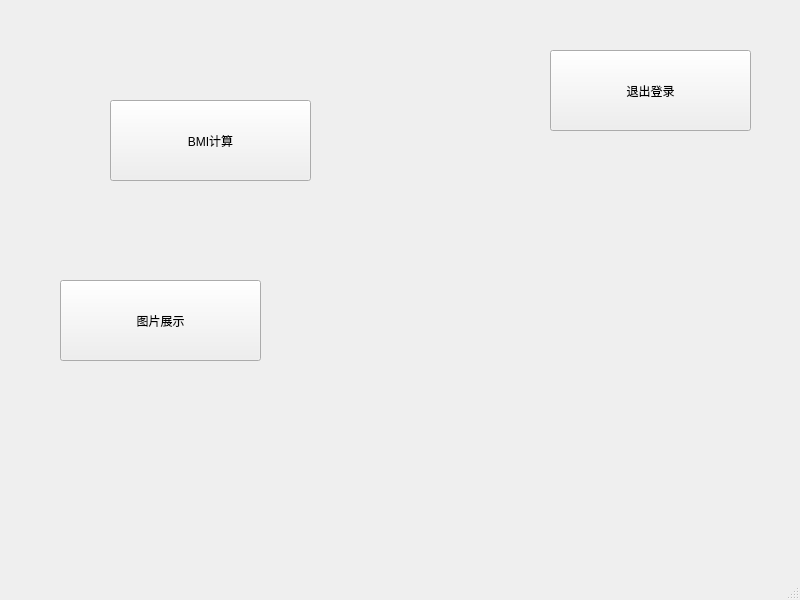
<?xml version="1.0" encoding="UTF-8"?>
<ui version="4.0">
 <class>IndexWindow</class>
 <widget class="QMainWindow" name="IndexWindow">
  <property name="geometry">
   <rect>
    <x>0</x>
    <y>0</y>
    <width>800</width>
    <height>600</height>
   </rect>
  </property>
  <property name="windowTitle">
   <string>MainWindow</string>
  </property>
  <widget class="QWidget" name="centralwidget">
   <widget class="QPushButton" name="pushButton">
    <property name="geometry">
     <rect>
      <x>550</x>
      <y>50</y>
      <width>201</width>
      <height>81</height>
     </rect>
    </property>
    <property name="styleSheet">
     <string notr="true">font: 20pt &quot;Microsoft YaHei UI&quot;;</string>
    </property>
    <property name="text">
     <string>退出登录</string>
    </property>
   </widget>
   <widget class="QPushButton" name="pushButton_2">
    <property name="geometry">
     <rect>
      <x>110</x>
      <y>100</y>
      <width>201</width>
      <height>81</height>
     </rect>
    </property>
    <property name="styleSheet">
     <string notr="true">font: 20pt &quot;Microsoft YaHei UI&quot;;</string>
    </property>
    <property name="text">
     <string>BMI计算</string>
    </property>
   </widget>
   <widget class="QLabel" name="label_name">
    <property name="geometry">
     <rect>
      <x>120</x>
      <y>470</y>
      <width>591</width>
      <height>81</height>
     </rect>
    </property>
    <property name="styleSheet">
     <string notr="true">font: 20pt &quot;Microsoft YaHei UI&quot;;</string>
    </property>
    <property name="text">
     <string/>
    </property>
    <property name="alignment">
     <set>Qt::AlignmentFlag::AlignCenter</set>
    </property>
   </widget>
   <widget class="QPushButton" name="btn_imgshow">
    <property name="geometry">
     <rect>
      <x>60</x>
      <y>280</y>
      <width>201</width>
      <height>81</height>
     </rect>
    </property>
    <property name="styleSheet">
     <string notr="true">font: 20pt &quot;Microsoft YaHei UI&quot;;</string>
    </property>
    <property name="text">
     <string>图片展示</string>
    </property>
   </widget>
  </widget>
  <widget class="QMenuBar" name="menubar">
   <property name="geometry">
    <rect>
     <x>0</x>
     <y>0</y>
     <width>800</width>
     <height>25</height>
    </rect>
   </property>
  </widget>
  <widget class="QStatusBar" name="statusbar"/>
 </widget>
 <resources/>
 <connections/>
</ui>
